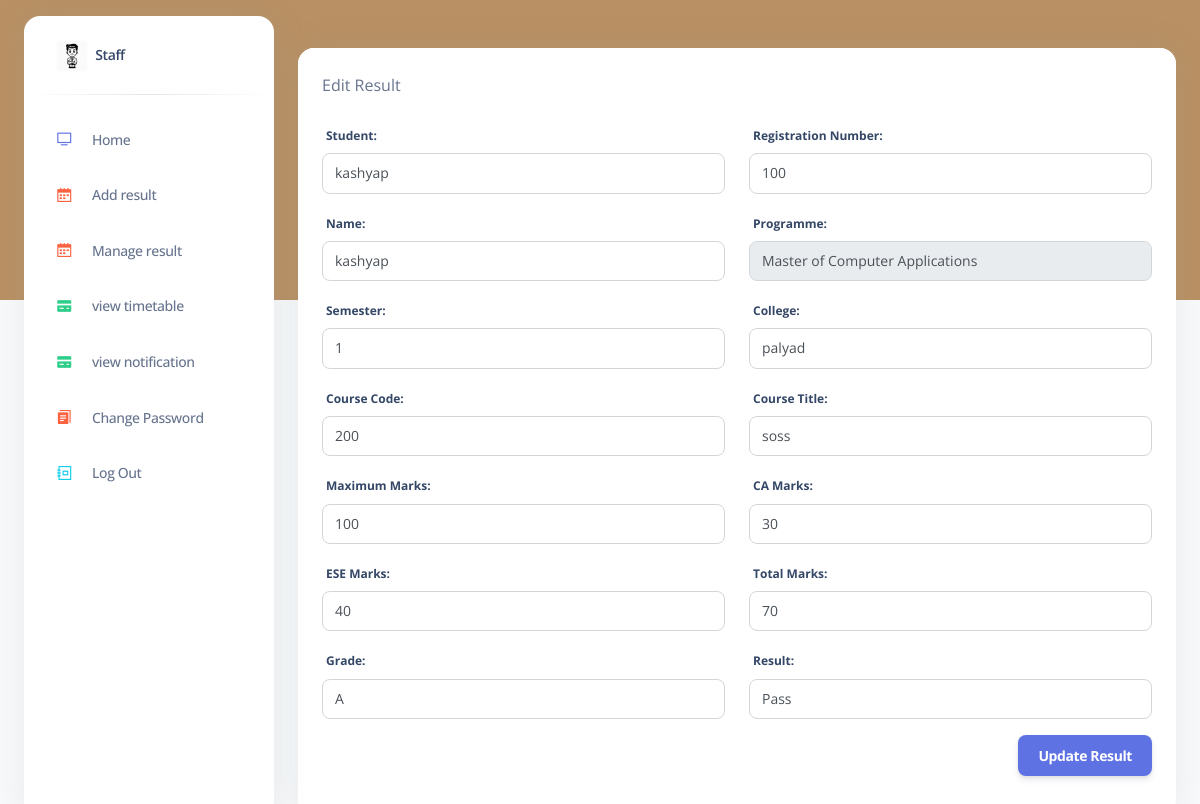
The page /edit-result/5/ on the database its author committed.
### adminapp/models.py (models this page shows, shortened)
class StudentResult(models.Model):
    student = models.ForeignKey(User, on_delete=models.CASCADE, related_name="results",default='')
    registration_number = models.CharField(max_length=20)
    name = models.CharField(max_length=100)
    programme = models.CharField(max_length=100, default="Master of Computer Applications")
    semester = models.CharField(max_length=50)
    college = models.CharField(max_length=255)
    course_code = models.CharField(max_length=10)
    course_title = models.CharField(max_length=255)
    max_mark=models.IntegerField()
    ca_marks = models.IntegerField("Continuous Assessment Marks")
    ese_marks = models.IntegerField("End Semester Evaluation Marks")
    total_marks = models.IntegerField()
    grade_sub=models.CharField(max_length=3,null=True,blank=True)
    result = models.CharField(max_length=1, choices=[("P", "Pass"), ("F", "Fail")])
    sgpa = models.FloatField(null=True, blank=True)
    grade = models.CharField(max_length=2, null=True, blank=True)
    status = models.CharField(max_length=20, choices=[("Passed", "Passed"), ("Failed", "Failed")])

class User(AbstractUser):
    is_fac= models.BooleanField(default=False)
    is_stud = models.BooleanField(default=False)
    phone_number = models.CharField(max_length=12,null=True,blank=True)
    dob=models.DateField(null=True,blank=True)
    place= models.CharField(max_length=100,null=True,blank=True)
    state = models.CharField(max_length=30,null=True,blank=True)
    image = models.ImageField(upload_to="user/",null=True,blank=True)
    semester=models.CharField(max_length=50,null=True,blank=True)
    address=models.CharField(max_length=150,null=True,blank=True)

### adminapp/views.py (the view, shortened to what this page needs)
# urls.py: path('edit-result/<int:result_id>/', views.edit_result, name='editresult'),
def edit_result(request, result_id):
    result = get_object_or_404(StudentResult, id=result_id)
    users = User.objects.all()
    return render(request, "admin_app/pages/resultedit.html", {"result": result, "users": users})

### templates/admin_app/pages/resultedit.html (shortened to what this page needs)
{% extends "admin_app/components/base.html" %}
{% load static %}
{% block content %}
{% include 'admin_app/components/header1.html' %}
<div class="container-fluid py-4">
    <div class="row">
        <div class="col-md-12">
            <div class="card">
                <div class="card-header pb-0">
                    <div class="d-flex align-items-center">
                        <p class="mb-0">Edit Result</p>
                    </div>
                </div>
                <div class="card-body">
                    <form method="post" enctype="multipart/form-data" action="{% url 'editresult' result.id %}">
                        <div class="row">
                            <div class="col-md-6">
                                <div class="form-group">
                                    <label for="id_student" class="form-control-label">Student:</label>
                                    <select name="student" id="id_student" class="form-control" required>
                                        {% for user in users %}
                                            <option value="{{ user.id }}" {% if user.id == result.student.id %}selected{% endif %}>
                                                {{ user.username }}
                                            </option>
                                        {% endfor %}
                                    </select>
                                </div>
                            </div>
                            <div class="col-md-6">
                                <div class="form-group">
                                    <label for="id_registration_number" class="form-control-label">Registration Number:</label>
                                    <input type="text" name="registration_number" id="id_registration_number"
                                        class="form-control" value="{{ result.registration_number }}" required>
                                </div>
                            </div>
                            <div class="col-md-6">
                                <div class="form-group">
                                    <label for="id_name" class="form-control-label">Name:</label>
                                    <input type="text" name="name" id="id_name" class="form-control"
                                        value="{{ result.name }}" required>
                                </div>
                            </div>
                            <div class="col-md-6">
                                <div class="form-group">
                                    <label for="id_programme" class="form-control-label">Programme:</label>
                                    <input type="text" name="programme" id="id_programme"
                                        class="form-control" value="Master of Computer Applications" disabled>
                                </div>
                            </div>
                            <div class="col-md-6">
                                <div class="form-group">
                                    <label for="id_semester" class="form-control-label">Semester:</label>
                                    <input type="text" name="semester" id="id_semester"
                                        class="form-control" value="{{ result.semester }}" required>
                                </div>
                            </div>
                            <div class="col-md-6">
                                <div class="form-group">
                                    <label for="id_college" class="form-control-label">College:</label>
                                    <input type="text" name="college" id="id_college"
                                        class="form-control" value="{{ result.college }}" required>
                                </div>
                            </div>
                            <div class="col-md-6">
                                <div class="form-group">
                                    <label for="id_course_code" class="form-control-label">Course Code:</label>
                                    <input type="text" name="course_code" id="id_course_code"
                                        class="form-control" value="{{ result.course_code }}" required>
                                </div>
                            </div>
                            <div class="col-md-6">
                                <div class="form-group">
                                    <label for="id_course_title" class="form-control-label">Course Title:</label>
                                    <input type="text" name="course_title" id="id_course_title"
                                        class="form-control" value="{{ result.course_title }}" required>
                                </div>
                            </div>
                            <div class="col-md-6">
                                <div class="form-group">
                                    <label for="id_max_mark" class="form-control-label">Maximum Marks:</label>
                                    <input type="number" name="max_mark" id="id_max_mark"
                                        class="form-control" value="{{ result.max_mark }}" required>
                                </div>
                            </div>
                            <div class="col-md-6">
                                <div class="form-group">
                                    <label for="id_ca_marks" class="form-control-label">CA Marks:</label>
                                    <input type="number" name="ca_marks" id="id_ca_marks"
                                        class="form-control" value="{{ result.ca_marks }}" required>
                                </div>
                            </div>
                            <div class="col-md-6">
                                <div class="form-group">
                                    <label for="id_ese_marks" class="form-control-label">ESE Marks:</label>
                                    <input type="number" name="ese_marks" id="id_ese_marks"
                                        class="form-control" value="{{ result.ese_marks }}" required>
                                </div>
                            </div>
                            <div class="col-md-6">
                                <div class="form-group">
                                    <label for="id_total_marks" class="form-control-label">Total Marks:</label>
                                    <input type="number" name="total_marks" id="id_total_marks"
                                        class="form-control" value="{{ result.total_marks }}" required>
                                </div>
                            </div>
                            <div class="col-md-6">
                                <div class="form-group">
                                    <label for="id_grade_sub" class="form-control-label">Grade:</label>
                                    <input type="text" name="grade_sub" id="id_grade_sub"
                                        class="form-control" value="{{ result.grade_sub }}">
                                </div>
                            </div>
                            <div class="col-md-6">
                                <div class="form-group">
                                    <label for="id_result" class="form-control-label">Result:</label>
                                    <select name="result" id="id_result" class="form-control" required>
                                        <option value="P" {% if result.result == "P" %}selected{% endif %}>Pass</option>
                                    </select>
                                </div>
                            </div>
                            <div class="col-md-12 d-flex justify-content-end">
                                <button class="btn btn-primary" type="submit">Update Result</button>
                            </div>
                        </div>
                    </form>
                </div>
            </div>
        </div>
    </div>
    {% endblock content %}

### rows shown on the page
StudentResult: student "kashyap", registration_number "100", name "kashyap", semester "1", college "palyad", course_code "200", course_title "soss", max_mark "100", ca_marks "30", ese_marks "40", total_marks "70", grade_sub "A", result "Pass"
